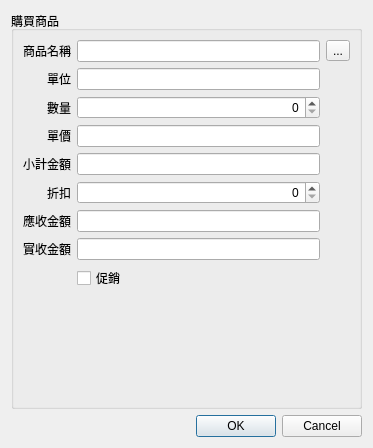
<?xml version="1.0" encoding="UTF-8"?>
<ui version="4.0">
 <class>Dialog_purchase</class>
 <widget class="QDialog" name="Dialog_purchase">
  <property name="windowModality">
   <enum>Qt::NonModal</enum>
  </property>
  <property name="geometry">
   <rect>
    <x>0</x>
    <y>0</y>
    <width>373</width>
    <height>448</height>
   </rect>
  </property>
  <property name="sizePolicy">
   <sizepolicy hsizetype="Preferred" vsizetype="Preferred">
    <horstretch>0</horstretch>
    <verstretch>0</verstretch>
   </sizepolicy>
  </property>
  <property name="windowTitle">
   <string>自費購藥</string>
  </property>
  <property name="modal">
   <bool>false</bool>
  </property>
  <layout class="QVBoxLayout" name="verticalLayout">
   <item>
    <widget class="QGroupBox" name="groupBox">
     <property name="title">
      <string>購買商品</string>
     </property>
     <layout class="QGridLayout" name="gridLayout">
      <item row="8" column="0">
       <widget class="QLabel" name="label_8">
        <property name="text">
         <string>實收金額</string>
        </property>
        <property name="alignment">
         <set>Qt::AlignRight|Qt::AlignTrailing|Qt::AlignVCenter</set>
        </property>
       </widget>
      </item>
      <item row="5" column="0">
       <widget class="QLabel" name="label_5">
        <property name="text">
         <string>小計金額</string>
        </property>
        <property name="alignment">
         <set>Qt::AlignRight|Qt::AlignTrailing|Qt::AlignVCenter</set>
        </property>
       </widget>
      </item>
      <item row="4" column="0">
       <widget class="QLabel" name="label_4">
        <property name="text">
         <string>單價</string>
        </property>
        <property name="alignment">
         <set>Qt::AlignRight|Qt::AlignTrailing|Qt::AlignVCenter</set>
        </property>
       </widget>
      </item>
      <item row="0" column="2">
       <widget class="QToolButton" name="toolButton_dict">
        <property name="text">
         <string>...</string>
        </property>
       </widget>
      </item>
      <item row="0" column="0">
       <widget class="QLabel" name="label">
        <property name="text">
         <string>商品名稱</string>
        </property>
        <property name="alignment">
         <set>Qt::AlignRight|Qt::AlignTrailing|Qt::AlignVCenter</set>
        </property>
       </widget>
      </item>
      <item row="4" column="1">
       <widget class="QLineEdit" name="lineEdit_price">
        <property name="alignment">
         <set>Qt::AlignRight|Qt::AlignTrailing|Qt::AlignVCenter</set>
        </property>
        <property name="readOnly">
         <bool>true</bool>
        </property>
       </widget>
      </item>
      <item row="0" column="1">
       <widget class="QLineEdit" name="lineEdit_medicine_name"/>
      </item>
      <item row="6" column="0">
       <widget class="QLabel" name="label_6">
        <property name="text">
         <string>折扣</string>
        </property>
        <property name="alignment">
         <set>Qt::AlignRight|Qt::AlignTrailing|Qt::AlignVCenter</set>
        </property>
       </widget>
      </item>
      <item row="2" column="0">
       <widget class="QLabel" name="label_2">
        <property name="text">
         <string>數量</string>
        </property>
        <property name="alignment">
         <set>Qt::AlignRight|Qt::AlignTrailing|Qt::AlignVCenter</set>
        </property>
       </widget>
      </item>
      <item row="9" column="1">
       <widget class="QCheckBox" name="checkBox_promotion">
        <property name="text">
         <string>促銷</string>
        </property>
       </widget>
      </item>
      <item row="10" column="1">
       <spacer name="verticalSpacer">
        <property name="orientation">
         <enum>Qt::Vertical</enum>
        </property>
        <property name="sizeHint" stdset="0">
         <size>
          <width>20</width>
          <height>40</height>
         </size>
        </property>
       </spacer>
      </item>
      <item row="7" column="1">
       <widget class="QLineEdit" name="lineEdit_total_fee">
        <property name="alignment">
         <set>Qt::AlignRight|Qt::AlignTrailing|Qt::AlignVCenter</set>
        </property>
        <property name="readOnly">
         <bool>true</bool>
        </property>
       </widget>
      </item>
      <item row="2" column="1">
       <widget class="QSpinBox" name="spinBox_quantity">
        <property name="alignment">
         <set>Qt::AlignRight|Qt::AlignTrailing|Qt::AlignVCenter</set>
        </property>
       </widget>
      </item>
      <item row="8" column="1">
       <widget class="QLineEdit" name="lineEdit_receipt_fee">
        <property name="alignment">
         <set>Qt::AlignRight|Qt::AlignTrailing|Qt::AlignVCenter</set>
        </property>
       </widget>
      </item>
      <item row="7" column="0">
       <widget class="QLabel" name="label_7">
        <property name="text">
         <string>應收金額</string>
        </property>
        <property name="alignment">
         <set>Qt::AlignRight|Qt::AlignTrailing|Qt::AlignVCenter</set>
        </property>
       </widget>
      </item>
      <item row="5" column="1">
       <widget class="QLineEdit" name="lineEdit_amount">
        <property name="alignment">
         <set>Qt::AlignRight|Qt::AlignTrailing|Qt::AlignVCenter</set>
        </property>
        <property name="readOnly">
         <bool>true</bool>
        </property>
       </widget>
      </item>
      <item row="1" column="1">
       <widget class="QLineEdit" name="lineEdit_unit">
        <property name="readOnly">
         <bool>true</bool>
        </property>
       </widget>
      </item>
      <item row="1" column="0">
       <widget class="QLabel" name="label_3">
        <property name="text">
         <string>單位</string>
        </property>
        <property name="alignment">
         <set>Qt::AlignRight|Qt::AlignTrailing|Qt::AlignVCenter</set>
        </property>
       </widget>
      </item>
      <item row="6" column="1">
       <widget class="QSpinBox" name="spinBox_discount">
        <property name="alignment">
         <set>Qt::AlignRight|Qt::AlignTrailing|Qt::AlignVCenter</set>
        </property>
        <property name="maximum">
         <number>1000</number>
        </property>
       </widget>
      </item>
     </layout>
    </widget>
   </item>
   <item>
    <widget class="QDialogButtonBox" name="buttonBox">
     <property name="orientation">
      <enum>Qt::Horizontal</enum>
     </property>
     <property name="standardButtons">
      <set>QDialogButtonBox::Cancel|QDialogButtonBox::Ok</set>
     </property>
     <property name="centerButtons">
      <bool>false</bool>
     </property>
    </widget>
   </item>
  </layout>
 </widget>
 <tabstops>
  <tabstop>lineEdit_medicine_name</tabstop>
  <tabstop>lineEdit_unit</tabstop>
  <tabstop>spinBox_quantity</tabstop>
  <tabstop>lineEdit_price</tabstop>
  <tabstop>lineEdit_amount</tabstop>
  <tabstop>lineEdit_total_fee</tabstop>
  <tabstop>lineEdit_receipt_fee</tabstop>
  <tabstop>checkBox_promotion</tabstop>
  <tabstop>toolButton_dict</tabstop>
 </tabstops>
 <resources/>
 <connections>
  <connection>
   <sender>buttonBox</sender>
   <signal>accepted()</signal>
   <receiver>Dialog_purchase</receiver>
   <slot>accept()</slot>
   <hints>
    <hint type="sourcelabel">
     <x>248</x>
     <y>254</y>
    </hint>
    <hint type="destinationlabel">
     <x>157</x>
     <y>274</y>
    </hint>
   </hints>
  </connection>
  <connection>
   <sender>buttonBox</sender>
   <signal>rejected()</signal>
   <receiver>Dialog_purchase</receiver>
   <slot>reject()</slot>
   <hints>
    <hint type="sourcelabel">
     <x>316</x>
     <y>260</y>
    </hint>
    <hint type="destinationlabel">
     <x>286</x>
     <y>274</y>
    </hint>
   </hints>
  </connection>
 </connections>
</ui>
